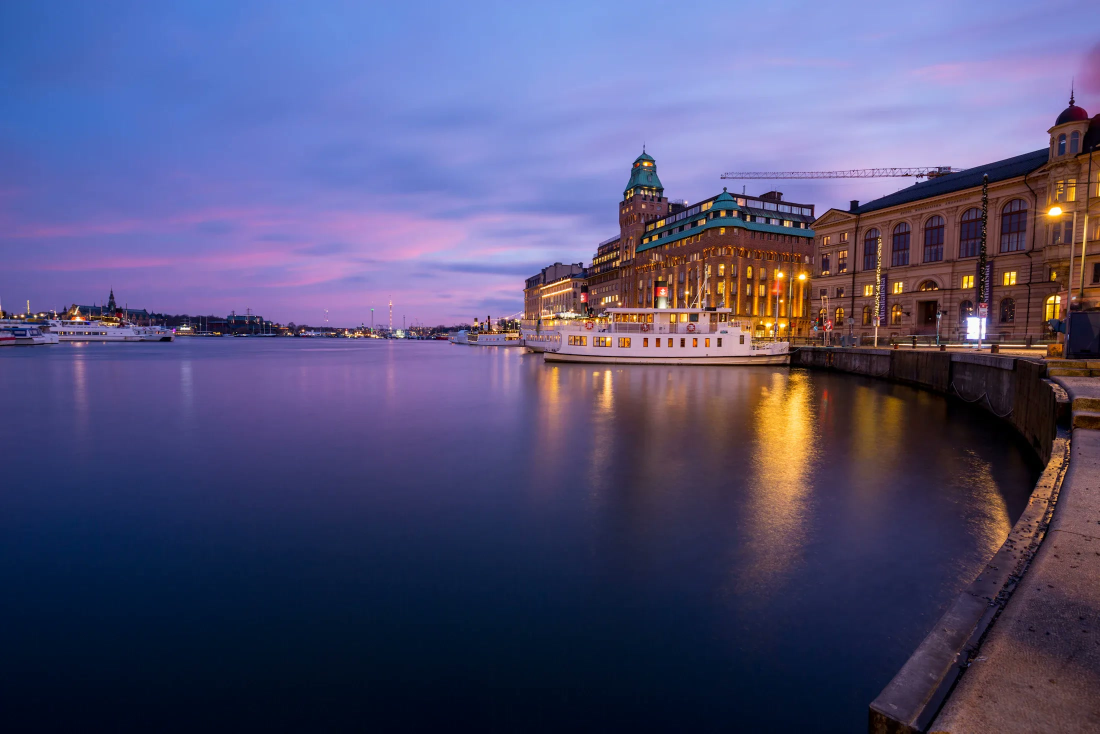
#> input picture tests/alunix-ab-r7/higgsfield/start-dusk.jpg, 2200 x 1467 px (shown at 1/2 size)
$ python _refero_image.py ../../tests/alunix-ab-r7/higgsfield/end-window.jpg ../../tests/alunix-ab-r7/higgsfield/start-dusk.jpg ../../tests/alunix-ab-r7/higgsfield/start-dusk.jpg
#> lines starting #> are read from the running program, lines starting #| are printed output that depends on the picture
#!/usr/bin/env python3
"""_refero_image.py <slug> <processed_image_path> [second_image_path]

Ad-hoc helper for the refero catalogue pass (not part of the standing pipeline).
Copies/resizes a processed/ image into entries/<slug>/:
  shot.webp   longest edge <= 2200, quality 82
  fold.webp   resize width to 1440, then top 900px crop (or full height if shorter)
  shot-2.webp optional second image, same longest-edge treatment as shot.webp
"""
import sys
from pathlib import Path
from PIL import Image

ROOT = Path(__file__).resolve().parent.parent.parent
MAX_LONG_EDGE = 2200
FOLD_W = 1440
FOLD_H = 900


def save_shot(src: Path, dest: Path):
    img = Image.open(src).convert("RGB")
    w, h = img.size
    long_edge = max(w, h)
    if long_edge > MAX_LONG_EDGE:
        scale = MAX_LONG_EDGE / long_edge
        img = img.resize((max(1, int(w * scale)), max(1, int(h * scale))), Image.LANCZOS)
    dest.parent.mkdir(parents=True, exist_ok=True)
    img.save(dest, "WEBP", quality=82, method=6)
    return img.size


def save_fold(src: Path, dest: Path):
    img = Image.open(src).convert("RGB")
    w, h = img.size
    if w != FOLD_W:
        scale = FOLD_W / w
        img = img.resize((FOLD_W, max(1, int(h * scale))), Image.LANCZOS)
        w, h = img.size
    crop_h = min(FOLD_H, h)
    img = img.crop((0, 0, w, crop_h))
    dest.parent.mkdir(parents=True, exist_ok=True)
    img.save(dest, "WEBP", quality=82, method=6)
    return img.size


def main():
    if len(sys.argv) < 3:
        print("usage: _refero_image.py <slug> <img1> [img2]", file=sys.stderr)
        sys.exit(1)
    slug = sys.argv[1]
    img1 = Path(sys.argv[2])
    out_dir = ROOT / "design-catalogue" / "entries" / slug
    out_dir.mkdir(parents=True, exist_ok=True)

    shot_size = save_shot(img1, out_dir / "shot.webp")
#> in save_shot, img is the input picture: PIL image 2200x1467 RGB; mean R, G, B 83.3, 80.4, 118.5
#> shot_size = (2200, 1467)
    fold_size = save_fold(img1, out_dir / "fold.webp")
#> in save_fold, `img = img.crop((0, 0, w, crop_h))`:
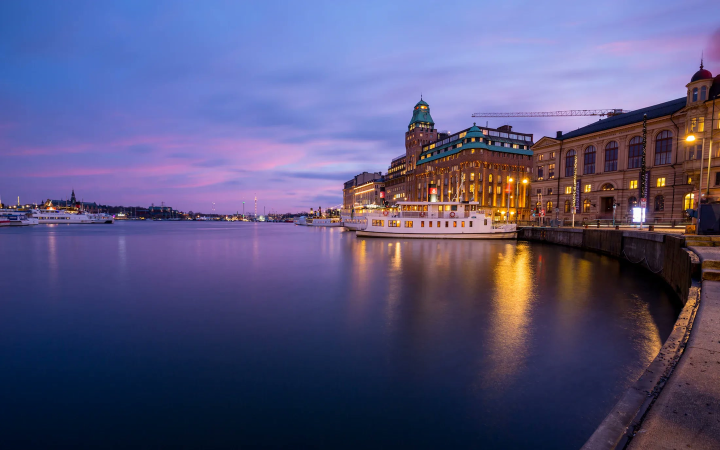
#> img: PIL image 1440x900 RGB (shown at 1/2 size); mean R, G, B 87.7, 84.5, 124
#> fold_size = (1440, 900)
    print(f"{slug}: shot.webp {shot_size}, fold.webp {fold_size}")
#| ../../tests/alunix-ab-r7/higgsfield/end-window.jpg: shot.webp (2200, 1467), fold.webp (1440, 900)

    if len(sys.argv) > 3:
        img2 = Path(sys.argv[3])
        shot2_size = save_shot(img2, out_dir / "shot-2.webp")
#> shot2_size = (2200, 1467)
        print(f"{slug}: shot-2.webp {shot2_size}")
#| ../../tests/alunix-ab-r7/higgsfield/end-window.jpg: shot-2.webp (2200, 1467)


if __name__ == "__main__":
    main()

$ run again, on tests/alunix-ab-r7/higgsfield/grid-sheet.png
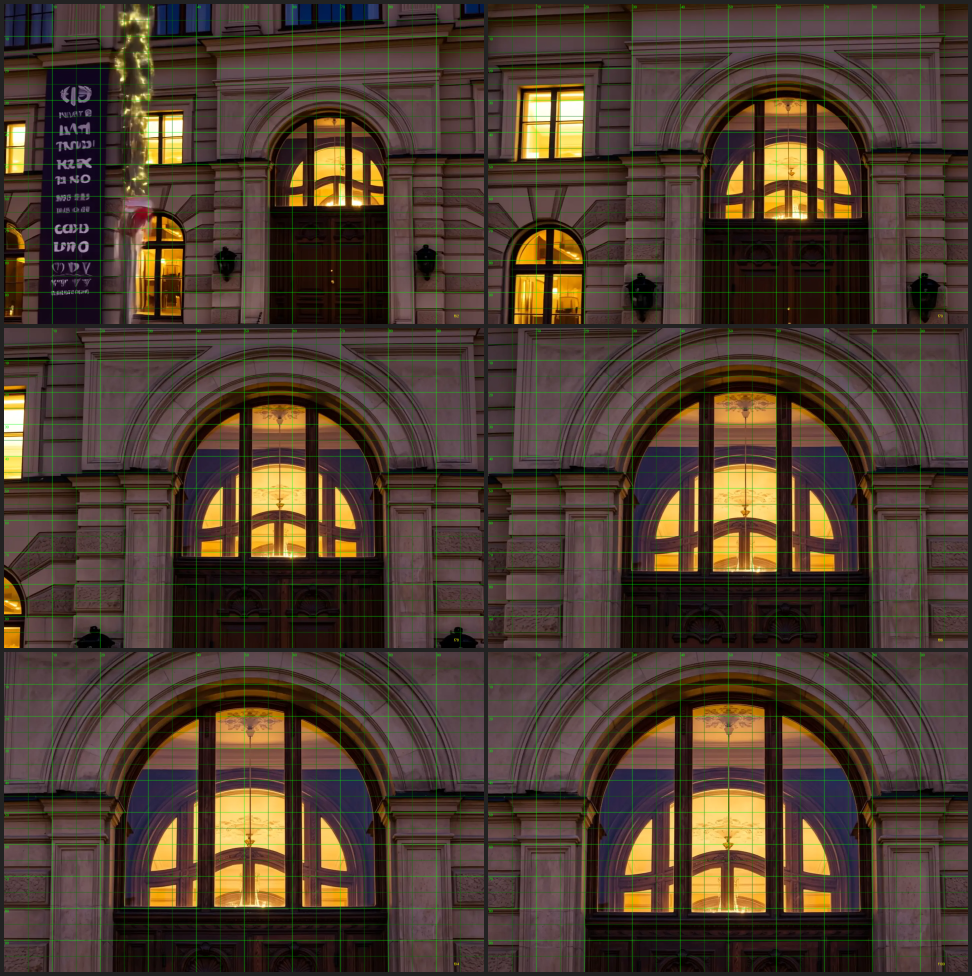
#> input picture tests/alunix-ab-r7/higgsfield/grid-sheet.png, 1944 x 1952 px (shown at 1/2 size)
#> in save_shot, img is the input picture: PIL image 1944x1952 RGB; mean R, G, B 76.9, 60.1, 46.9
#> in save_fold, `img = img.crop((0, 0, w, crop_h))`:
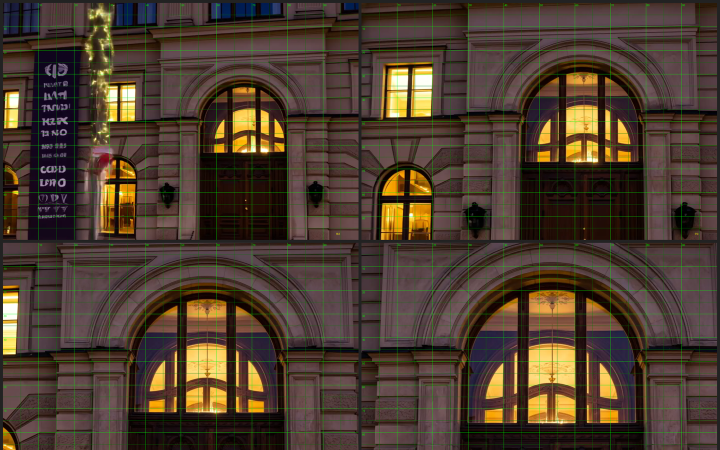
#> img: PIL image 1440x900 RGB (shown at 1/2 size); mean R, G, B 76.8, 60.4, 46.5
#| ../../tests/alunix-ab-r7/higgsfield/grid-sheet.png: shot.webp (1944, 1952), fold.webp (1440, 900)
#| ../../tests/alunix-ab-r7/higgsfield/grid-sheet.png: shot-2.webp (1944, 1952)
